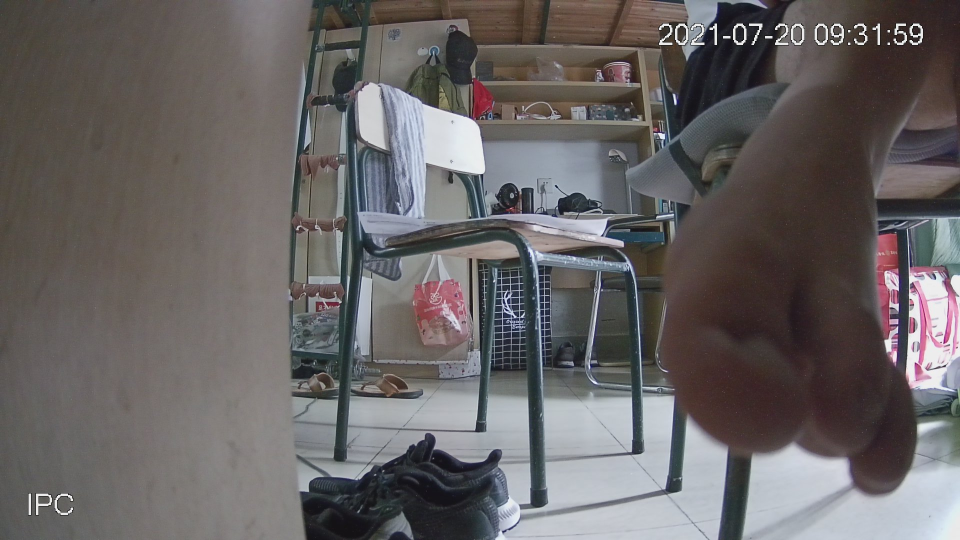
//> input picture 光流法/123.jpg, 1920 x 1080 px, given in place of VID_20210627_202501.mp4, which was not available (shown at 1/2 size)
$ ./光流法   (built with g++ and OpenCV 4)
//> lines starting //> are read from the running program, lines starting //| are printed output that depends on the picture; after the words box and inside, x2 and y2 are one past the last pixel; in counts of white or black regions, pixels touching at a corner belong together; pictures that were not available may be replaced by others from this repository, and a replacement may not be noted
// 程序描述：来自OpenCV安装目录下Samples文件夹中的官方示例程序-利用光流法进行运动目标检测
//  描述：包含程序所使用的头文件和命名空间
#include <opencv2/video/video.hpp>
#include <opencv2/highgui/highgui.hpp>
#include <opencv2/imgproc/imgproc.hpp>
#include <opencv2/core/core.hpp>
#include <iostream>
#include <cstdio>
using namespace std;
using namespace cv;
//  描述：声明全局函数
void trackingPyrLK(Mat& frame, Mat& output);
void trackingFarneback(Mat& frame, Mat& output);
bool addNewPoints();
bool acceptTrackedPoint(int i);
//  描述：声明全局变量
string window_name = "optical flow tracking";
Mat gray;   // 当前图片
Mat gray_prev;  // 预测图片
vector<Point2f> points[2];  // point0为特征点的原来位置，point1为特征点的新位置
vector<Point2f> initial;    // 初始化跟踪点的位置
vector<Point2f> features;   // 检测的特征
int maxCount = 500; // 检测的最大特征数
double qLevel = 0.01;   // 特征检测的等级
double minDist = 10.0;  // 两特征点之间的最小距离
vector<uchar> status;   // 跟踪特征的状态，特征的流发现为1，否则为0
vector<float> err;
//输出相应信息和OpenCV版本-----
static void helpinformation()
{
    cout << "\n\n\t\t\t 光流法跟踪运动目标检测\n"
        << "\n\n\t\t\t 当前使用的OpenCV版本为：" << CV_VERSION
        << "\n\n";
}

//main( )函数，程序入口
int main()
{
    Mat frame;
    Mat result;
    VideoCapture capture("VID_20210627_202501.mp4");
    helpinformation();

    if (capture.isOpened())
    {
        VideoWriter wrt("res_refined.mp4", VideoWriter::fourcc('H', '2', '6', '4'), 25.0, cv::Size(522, 922));
        while (true)
        {
            capture >> frame;
//> frame is the input picture: 1080 rows x 1920 cols, CV_8UC3; mean B, G, R 99.8, 99.6, 103.7


            if (!frame.empty())
            {
                trackingFarneback(frame, result);
                wrt << result; // where image should be cv::Mat class
            }
            else
            {
                printf(" --(!) No captured frame -- Break!");
                break;
            }
            int c = waitKey(1);
            if ((char)c == 27)
            {
                wrt.release();
                break;
            }
        }
        wrt.release();
    }
    return 0;
}

void trackingFarneback(Mat& frame, Mat& output)
{
    // 转换为灰度图像
    cvtColor(frame, gray, COLOR_RGB2GRAY);
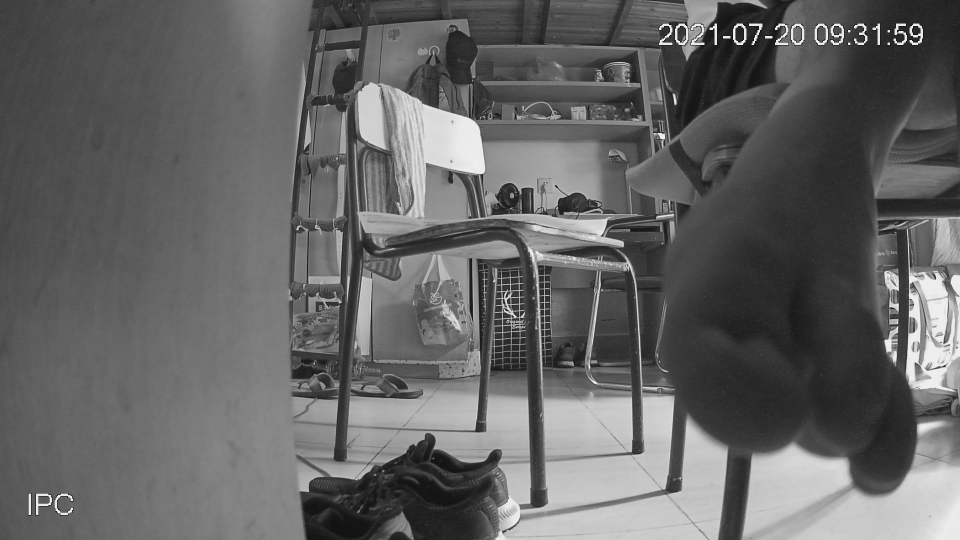
//> gray: 1080 rows x 1920 cols, CV_8UC1 (shown at 1/2 size); min 0, max 254, mean 100.1
    frame.copyTo(output);

    if (gray_prev.empty())
    {
        gray.copyTo(gray_prev);
    }

    Mat result;//保存结果 CF_32FC2
    calcOpticalFlowFarneback(gray_prev, gray, result, 0.5, 6, 7, 6, 5, 1.1, OPTFLOW_FARNEBACK_GAUSSIAN);
    for (int i = 0; i < gray_prev.rows; ++i)
    {
        for (int j = 0; j < gray_prev.cols; ++j)
        {
            Point2f pt = result.at<Point2f>(i, j);
            //if(pt.y > 0 && pt.x* pt.x + pt.y * pt.y > 9)
            if (abs(pt.y) > 1 && abs(pt.x) > 1)
                line(output, Point2f(j, i), Point2f(j + pt.x, i + pt.y), Scalar(0, 255, 0), 1);
        }
    }
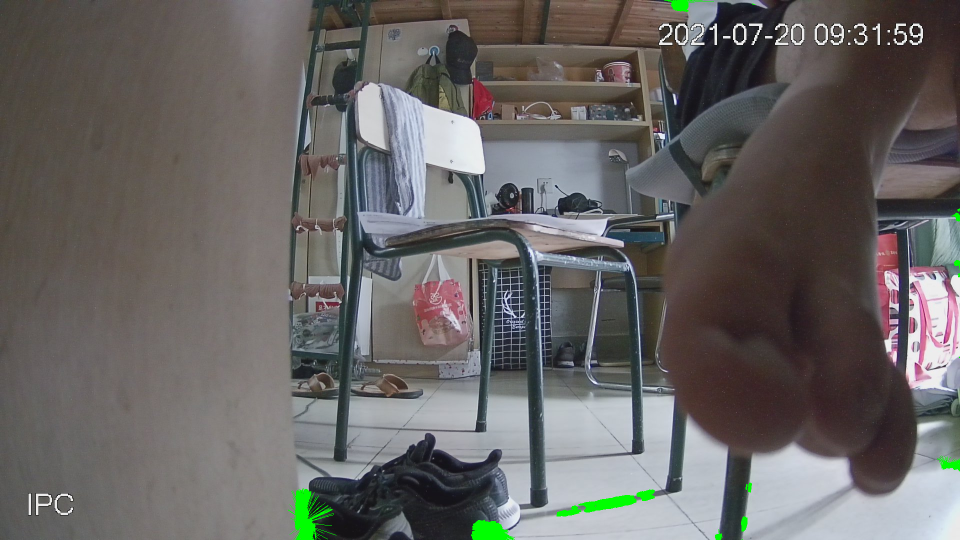
//> output: 1080 rows x 1920 cols, CV_8UC3 (shown at 1/2 size); 0.59% of pixels changed, all inside (x1, y1, x2, y2) = (576, 0, 1920, 1080)
//> the Esc key is pressed

    swap(gray_prev, gray);
    imshow("Result", output);
}

// parameter: frame 输入的视频帧 output 有跟踪结果的视频帧
// [61 lines left out: functions trackingPyrLK, addNewPoints, acceptTrackedPoint, not called in this run]

$ run again, on 光流法/river.jpg
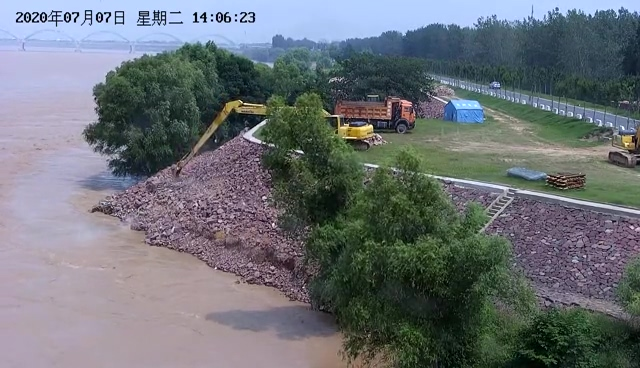
//> input picture 光流法/river.jpg, 640 x 368 px, given in place of VID_20210627_202501.mp4, which was not available
//> frame is the input picture: 368 rows x 640 cols, CV_8UC3; mean B, G, R 118, 113, 107.8
//> in trackingFarneback, `cvtColor(frame, gray, COLOR_RGB2GRAY);`:
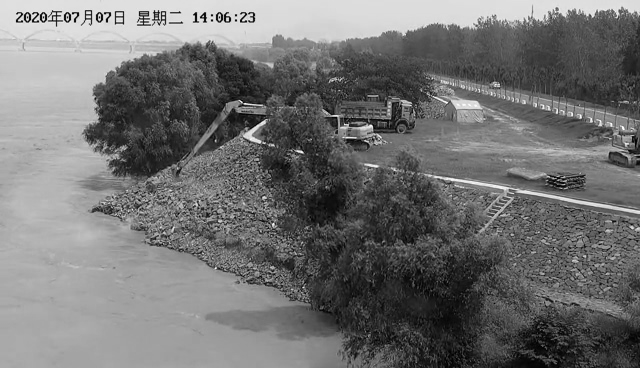
//> gray: 368 rows x 640 cols, CV_8UC1; min 1, max 253, mean 113.9
//> after the loop in trackingFarneback, `for (int i = 0; i < gray_prev.rows; ++i)`:
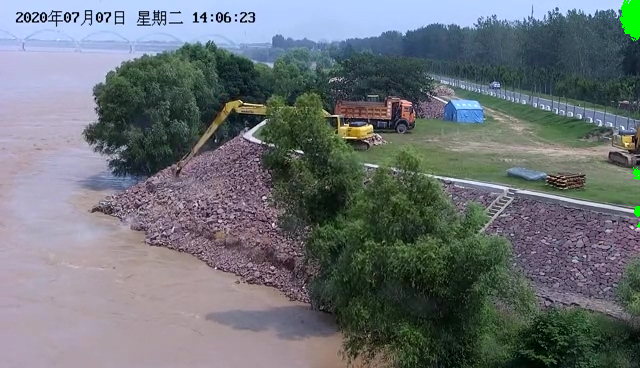
//> output: 368 rows x 640 cols, CV_8UC3; 0.33% of pixels changed, all inside (x1, y1, x2, y2) = (620, 0, 640, 228)
